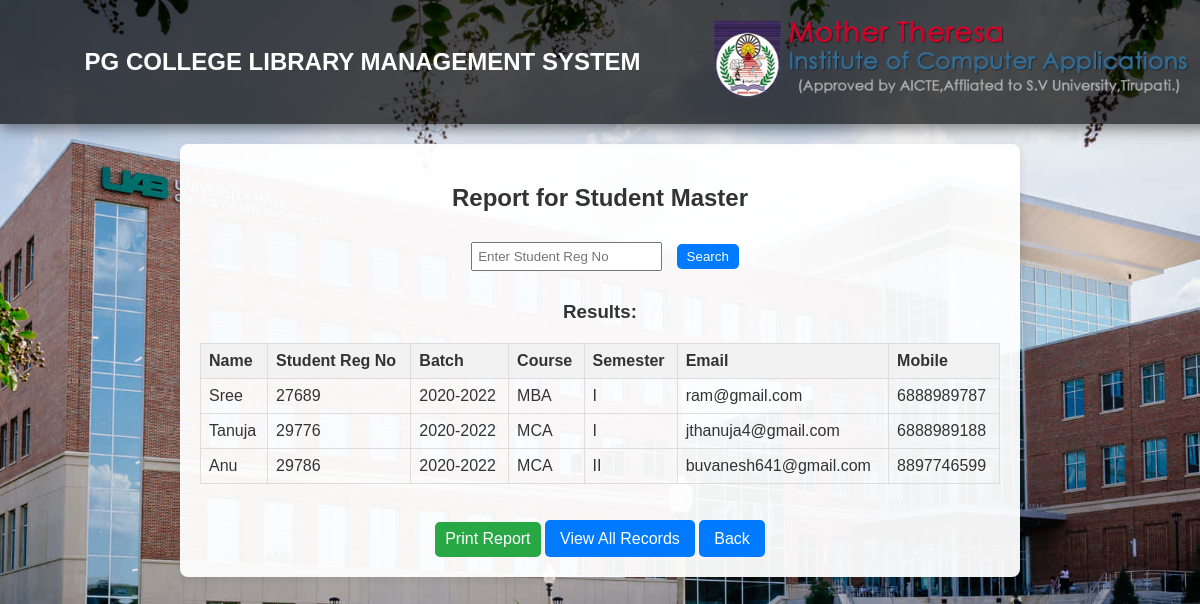
Screenshot of /students/report/ with the database file from the repository.
### app1/models.py (models this page shows, shortened)
class StudentMaster(models.Model):
    batchNo = models.ForeignKey('BatchMaster', on_delete=models.CASCADE, related_name='students')
    sem = models.ForeignKey('SemesterMaster', on_delete=models.CASCADE, related_name='students')
    studentRegNo = models.CharField(max_length=10, validators=[integer_validator])
    studentName = models.CharField(max_length=50, validators=[alpha_validator])
    studentMobile = models.CharField(max_length=10, validators=[integer_validator])
    studentEmail = models.EmailField(max_length=55, unique=True)
    course = models.CharField(max_length=50, choices=COURSE_CHOICES, default=" ")
    class Meta:
        unique_together = ('batchNo', 'sem', 'studentRegNo', 'studentName')

class BatchMaster(models.Model):
    batchNo = models.CharField(max_length=2, validators=[integer_validator], unique=True)
    batchId = models.CharField(max_length=10, choices=BATCH_CHOICES, default=" ", unique=True)
    def __str__(self):
        return f'{self.batchId}'

class SemesterMaster(models.Model):
    semester = models.CharField(max_length=15, choices=SEM_CHOICES, default=" ", blank=True)
    semesterId = models.CharField(max_length=6, validators=[integer_validator])
    def __str__(self):
        return f'{self.semester}'

### app1/views.py (the view)
# urls.py: path('students/report/', views.student_report, name='student_report_all'),
def student_report(request, pk=None):
    current_time = timezone.now()
    query = request.GET.get('q')  # Get the search query from the request (studentRegNo)
    if query:
        students = StudentMaster.objects.filter(studentRegNo__icontains=query).order_by('studentRegNo')
        if not students:
            error_message = f"No students found with Registration Number: {query}"
        else:
            error_message = None
        report_title = f"Search Results for {query}"
    else:
        if pk:
            student = get_object_or_404(StudentMaster, pk=pk)
            students = [student]  # Create a list with a single item for display
            report_title = f"Report for Student {student.studentName}"
        else:
            students = StudentMaster.objects.all().order_by('studentRegNo')
            report_title = "Report for All Students"
        error_message = None
    return render(request, 'student_report.html', {
        'students': students,
        'report_title': report_title,
        'current_time': current_time,
        'error_message': error_message,
    })

### app1/templates/student_report.html (shortened to what this page needs)
{% extends "home2.html" %}
{% block content %}
<div style="text-align: center;background-color: rgba(255, 255, 255, 0.95); padding: 20px; border-radius: 8px; box-shadow: 0 2px 10px rgba(0, 0, 0, 0.1); margin: auto; max-width: 800px;">
    <h2>Report for Student Master</h2>
    <form method="GET" action="{% url 'student_report_all' %}" style="margin-bottom: 20px;">
        <input type="text" name="q" placeholder="Enter Student Reg No" value="{{ request.GET.q }}" class="b" style="padding: 5px; margin: 10px;">
        <button type="submit" class="b" style="padding: 5px 10px; background-color: #007bff; color: white; border: none; border-radius: 5px;">Search</button>
    </form>
    <h3 class="b">Results:</h3>
    <table style="width: 100%; border-collapse: collapse; margin: 20px 0;text-align: left;">
        <thead>
            <tr style="background-color: #f2f2f2;">
                <th style="border: 1px solid #ddd; padding: 8px;">Name</th>
                <th style="border: 1px solid #ddd; padding: 8px;">Student Reg No</th>
                <th style="border: 1px solid #ddd; padding: 8px;">Batch</th>
                <th style="border: 1px solid #ddd; padding: 8px;">Course</th>
                <th style="border: 1px solid #ddd; padding: 8px;">Semester</th>
                <th style="border: 1px solid #ddd; padding: 8px;">Email</th>
                <th style="border: 1px solid #ddd; padding: 8px;">Mobile</th>
            </tr>
        </thead>
        <tbody>
            {% for student in students %}
                <tr>
                    <td style="border: 1px solid #ddd; padding: 8px;">{{ student.studentName }}</td>
                    <td style="border: 1px solid #ddd; padding: 8px;">{{ student.studentRegNo }}</td>
                    <td style="border: 1px solid #ddd; padding: 8px;">{{ student.batchNo }}</td>
                    <td style="border: 1px solid #ddd; padding: 8px;">{{ student.course }}</td>
                    <td style="border: 1px solid #ddd; padding: 8px;">{{ student.sem }}</td>
                    <td style="border: 1px solid #ddd; padding: 8px;">{{ student.studentEmail }}</td>
                    <td style="border: 1px solid #ddd; padding: 8px;">{{ student.studentMobile }}</td>
                </tr>
            {% empty %}
                <tr>
                    <td colspan="6" style="border: 1px solid #ddd; padding: 8px; text-align: center;">No students found.</td>
                </tr>
            {% endfor %}
        </tbody>
    </table>
    <br>
    <button onclick="window.print();" class="b" style="padding: 5px 10px; font-size:16px;height:35px;background-color: #28a745; color: white; border: none; border-radius: 5px;">Print Report</button>
    <a href="{% url 'student_report_all' %}"  class="b" style="padding: 10px 15px; font-size:16px;background-color: #007bff; color: white; border-radius: 5px; text-decoration: none;">View All Records</a>
    <a href="{% url 'home' %}"  class="b" style="padding: 10px 15px; background-color: #007bff; color: white; border-radius: 5px; text-decoration: none;">Back</a>
</div>
{% endblock %}

### app1/templates/home2.html (shortened to what this page needs)
{% load static %}
<!DOCTYPE html>
<html lang="en">
<head>
</head>
<body>
    <header>
        <div class="title">PG COLLEGE LIBRARY MANAGEMENT SYSTEM</div>
        <div class="logo">
            <img src="{% static 'img/logo.png' %}" alt="Logo">
        </div>
    </header>
    <br><br>
    <br><br>
    <br><br>
    <br><br>
    {% block content %}
    {% endblock %}
</body>
</html>

### rows the page displays
StudentMaster: studentName "Sree", studentRegNo "27689", batchNo "2020-2022", course "MBA", sem "I", studentEmail "ram@gmail.com", studentMobile "6888989787"
StudentMaster: studentName "Tanuja", studentRegNo "29776", batchNo "2020-2022", course "MCA", sem "I", studentEmail "jthanuja4@gmail.com", studentMobile "6888989188"
StudentMaster: studentName "Anu", studentRegNo "29786", batchNo "2020-2022", course "MCA", sem "II", studentEmail "buvanesh641@gmail.com", studentMobile "8897746599"
